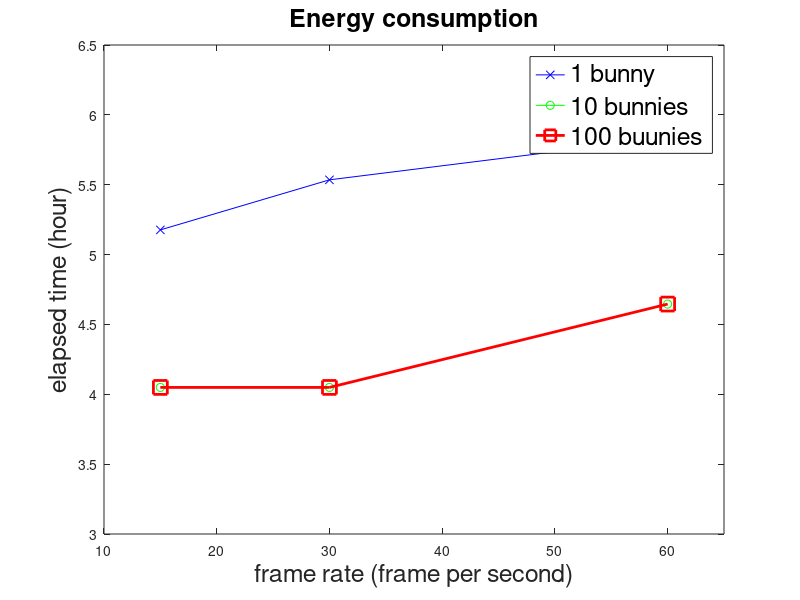

The MATLAB script that drew this image: (Note: this script raises an error after producing the figure.)
x = [60 30 15];
y1 = [5.83668027 5.534939044 5.176608811];
y2 = [4.645700278 4.049172509 4.049172509];
y3 = [4.645700278 4.049172509 4.049172509];

figure
p = plot(x,y1, '-bx',...
    x,y2, '-go',...
    x,y3, '-rs',...
    'LineWidth', 2,...
    'MarkerSize', 10);

title('Energy consumption', 'fontsize', 18);
xlabel('frame rate (frame per second)', 'fontsize', 18);
ylabel('elapsed time (hour)', 'fontsize', 18);
legend({'1 bunny', '10 bunnies', '100 buunies'}, 'FontSize', 18);
axis([10 65 3.0 6.5]);

axis_data = gca;
axis_data.YAxis.TickLabelFormat = '%,.1f';
axis_data.XTick = [15 30 60];
set(gca,'xgrid','on')

dim = [.2 .5 .3 .3];
str = 'A';
annotation('textbox', dim,'String',str,'FitBoxToText','on');